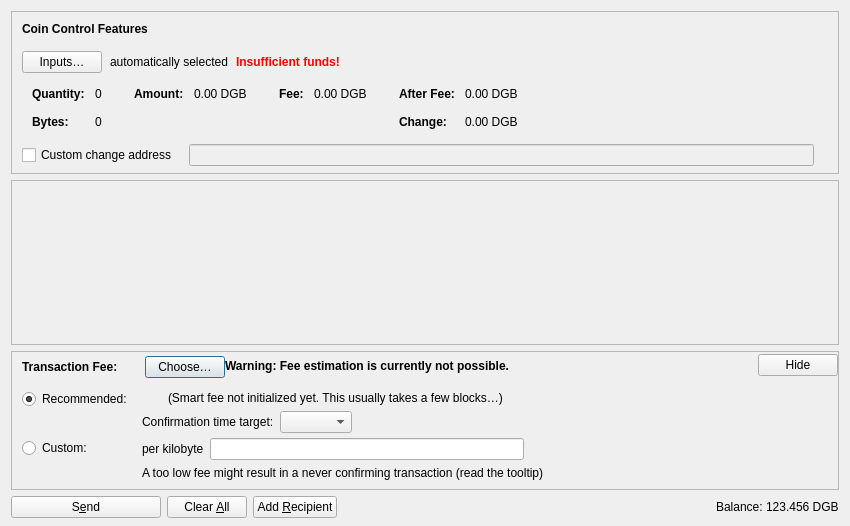
<?xml version="1.0" encoding="UTF-8"?>
<ui version="4.0">
 <class>SendCoinsDialog</class>
 <widget class="QDialog" name="SendCoinsDialog">
  <property name="geometry">
   <rect>
    <x>0</x>
    <y>0</y>
    <width>850</width>
    <height>526</height>
   </rect>
  </property>
  <property name="windowTitle">
   <string>Send Coins</string>
  </property>
  <layout class="QVBoxLayout" name="verticalLayout" stretch="0,1,0,0">
   <property name="bottomMargin">
    <number>8</number>
   </property>
   <item>
    <widget class="QFrame" name="frameCoinControl">
     <property name="sizePolicy">
      <sizepolicy hsizetype="Expanding" vsizetype="Expanding">
       <horstretch>0</horstretch>
       <verstretch>0</verstretch>
      </sizepolicy>
     </property>
     <property name="maximumSize">
      <size>
       <width>16777215</width>
       <height>16777215</height>
      </size>
     </property>
     <property name="frameShape">
      <enum>QFrame::StyledPanel</enum>
     </property>
     <property name="frameShadow">
      <enum>QFrame::Sunken</enum>
     </property>
     <layout class="QVBoxLayout" name="verticalLayoutCoinControl2">
      <property name="spacing">
       <number>0</number>
      </property>
      <property name="leftMargin">
       <number>0</number>
      </property>
      <property name="topMargin">
       <number>0</number>
      </property>
      <property name="rightMargin">
       <number>0</number>
      </property>
      <property name="bottomMargin">
       <number>6</number>
      </property>
      <item>
       <layout class="QVBoxLayout" name="verticalLayoutCoinControl" stretch="0,0,0,0,1">
        <property name="spacing">
         <number>0</number>
        </property>
        <property name="leftMargin">
         <number>10</number>
        </property>
        <property name="topMargin">
         <number>10</number>
        </property>
        <item>
         <layout class="QHBoxLayout" name="horizontalLayoutCoinControl1">
          <property name="bottomMargin">
           <number>15</number>
          </property>
          <item>
           <widget class="QLabel" name="labelCoinControlFeatures">
            <property name="sizePolicy">
             <sizepolicy hsizetype="Preferred" vsizetype="Maximum">
              <horstretch>0</horstretch>
              <verstretch>0</verstretch>
             </sizepolicy>
            </property>
            <property name="font">
             <font>
              <weight>75</weight>
              <bold>true</bold>
             </font>
            </property>
            <property name="styleSheet">
             <string notr="true">font-weight:bold;</string>
            </property>
            <property name="text">
             <string>Coin Control Features</string>
            </property>
           </widget>
          </item>
         </layout>
        </item>
        <item>
         <layout class="QHBoxLayout" name="horizontalLayoutCoinControl2" stretch="0,0,0,0">
          <property name="spacing">
           <number>8</number>
          </property>
          <property name="bottomMargin">
           <number>10</number>
          </property>
          <item>
           <widget class="QPushButton" name="pushButtonCoinControl">
            <property name="styleSheet">
             <string notr="true"/>
            </property>
            <property name="text">
             <string>Inputs…</string>
            </property>
            <property name="autoDefault">
             <bool>false</bool>
            </property>
           </widget>
          </item>
          <item>
           <widget class="QLabel" name="labelCoinControlAutomaticallySelected">
            <property name="text">
             <string>automatically selected</string>
            </property>
            <property name="margin">
             <number>5</number>
            </property>
           </widget>
          </item>
          <item>
           <widget class="QLabel" name="labelCoinControlInsuffFunds">
            <property name="font">
             <font>
              <weight>75</weight>
              <bold>true</bold>
             </font>
            </property>
            <property name="styleSheet">
             <string notr="true">color:red;font-weight:bold;</string>
            </property>
            <property name="text">
             <string>Insufficient funds!</string>
            </property>
            <property name="margin">
             <number>5</number>
            </property>
           </widget>
          </item>
          <item>
           <spacer name="horizontalSpacerCoinControl">
            <property name="orientation">
             <enum>Qt::Horizontal</enum>
            </property>
            <property name="sizeHint" stdset="0">
             <size>
              <width>40</width>
              <height>1</height>
             </size>
            </property>
           </spacer>
          </item>
         </layout>
        </item>
        <item>
         <widget class="QWidget" name="widgetCoinControl" native="true">
          <property name="sizePolicy">
           <sizepolicy hsizetype="Preferred" vsizetype="Preferred">
            <horstretch>0</horstretch>
            <verstretch>0</verstretch>
           </sizepolicy>
          </property>
          <property name="minimumSize">
           <size>
            <width>0</width>
            <height>0</height>
           </size>
          </property>
          <property name="styleSheet">
           <string notr="true"/>
          </property>
          <layout class="QHBoxLayout" name="horizontalLayoutCoinControl5">
           <property name="leftMargin">
            <number>0</number>
           </property>
           <property name="topMargin">
            <number>0</number>
           </property>
           <property name="rightMargin">
            <number>0</number>
           </property>
           <property name="bottomMargin">
            <number>0</number>
           </property>
           <item>
            <layout class="QHBoxLayout" name="horizontalLayoutCoinControl3" stretch="0,0,0,1">
             <property name="spacing">
              <number>20</number>
             </property>
             <property name="topMargin">
              <number>0</number>
             </property>
             <property name="bottomMargin">
              <number>10</number>
             </property>
             <item>
              <layout class="QFormLayout" name="formLayoutCoinControl1">
               <property name="labelAlignment">
                <set>Qt::AlignLeft|Qt::AlignVCenter</set>
               </property>
               <property name="horizontalSpacing">
                <number>10</number>
               </property>
               <property name="verticalSpacing">
                <number>14</number>
               </property>
               <property name="leftMargin">
                <number>10</number>
               </property>
               <property name="topMargin">
                <number>4</number>
               </property>
               <property name="rightMargin">
                <number>6</number>
               </property>
               <item row="0" column="0">
                <widget class="QLabel" name="labelCoinControlQuantityText">
                 <property name="font">
                  <font>
                   <weight>75</weight>
                   <bold>true</bold>
                  </font>
                 </property>
                 <property name="text">
                  <string>Quantity:</string>
                 </property>
                 <property name="margin">
                  <number>0</number>
                 </property>
                </widget>
               </item>
               <item row="0" column="1">
                <widget class="QLabel" name="labelCoinControlQuantity">
                 <property name="cursor">
                  <cursorShape>IBeamCursor</cursorShape>
                 </property>
                 <property name="contextMenuPolicy">
                  <enum>Qt::ActionsContextMenu</enum>
                 </property>
                 <property name="text">
                  <string notr="true">0</string>
                 </property>
                 <property name="margin">
                  <number>0</number>
                 </property>
                 <property name="textInteractionFlags">
                  <set>Qt::LinksAccessibleByMouse|Qt::TextSelectableByKeyboard|Qt::TextSelectableByMouse</set>
                 </property>
                </widget>
               </item>
               <item row="1" column="0">
                <widget class="QLabel" name="labelCoinControlBytesText">
                 <property name="font">
                  <font>
                   <weight>75</weight>
                   <bold>true</bold>
                  </font>
                 </property>
                 <property name="text">
                  <string>Bytes:</string>
                 </property>
                </widget>
               </item>
               <item row="1" column="1">
                <widget class="QLabel" name="labelCoinControlBytes">
                 <property name="cursor">
                  <cursorShape>IBeamCursor</cursorShape>
                 </property>
                 <property name="contextMenuPolicy">
                  <enum>Qt::ActionsContextMenu</enum>
                 </property>
                 <property name="text">
                  <string notr="true">0</string>
                 </property>
                 <property name="textInteractionFlags">
                  <set>Qt::LinksAccessibleByMouse|Qt::TextSelectableByKeyboard|Qt::TextSelectableByMouse</set>
                 </property>
                </widget>
               </item>
              </layout>
             </item>
             <item>
              <layout class="QFormLayout" name="formLayoutCoinControl2">
               <property name="horizontalSpacing">
                <number>10</number>
               </property>
               <property name="verticalSpacing">
                <number>14</number>
               </property>
               <property name="leftMargin">
                <number>6</number>
               </property>
               <property name="topMargin">
                <number>4</number>
               </property>
               <property name="rightMargin">
                <number>6</number>
               </property>
               <item row="0" column="0">
                <widget class="QLabel" name="labelCoinControlAmountText">
                 <property name="font">
                  <font>
                   <weight>75</weight>
                   <bold>true</bold>
                  </font>
                 </property>
                 <property name="text">
                  <string>Amount:</string>
                 </property>
                 <property name="margin">
                  <number>0</number>
                 </property>
                </widget>
               </item>
               <item row="0" column="1">
                <widget class="QLabel" name="labelCoinControlAmount">
                 <property name="cursor">
                  <cursorShape>IBeamCursor</cursorShape>
                 </property>
                 <property name="contextMenuPolicy">
                  <enum>Qt::ActionsContextMenu</enum>
                 </property>
                 <property name="text">
                  <string notr="true">0.00 DGB</string>
                 </property>
                 <property name="textInteractionFlags">
                  <set>Qt::LinksAccessibleByMouse|Qt::TextSelectableByKeyboard|Qt::TextSelectableByMouse</set>
                 </property>
                </widget>
               </item>
              </layout>
             </item>
             <item>
              <layout class="QFormLayout" name="formLayoutCoinControl3">
               <property name="horizontalSpacing">
                <number>10</number>
               </property>
               <property name="verticalSpacing">
                <number>14</number>
               </property>
               <property name="leftMargin">
                <number>6</number>
               </property>
               <property name="topMargin">
                <number>4</number>
               </property>
               <property name="rightMargin">
                <number>6</number>
               </property>
               <item row="0" column="0">
                <widget class="QLabel" name="labelCoinControlFeeText">
                 <property name="font">
                  <font>
                   <weight>75</weight>
                   <bold>true</bold>
                  </font>
                 </property>
                 <property name="text">
                  <string>Fee:</string>
                 </property>
                 <property name="margin">
                  <number>0</number>
                 </property>
                </widget>
               </item>
               <item row="0" column="1">
                <widget class="QLabel" name="labelCoinControlFee">
                 <property name="cursor">
                  <cursorShape>IBeamCursor</cursorShape>
                 </property>
                 <property name="contextMenuPolicy">
                  <enum>Qt::ActionsContextMenu</enum>
                 </property>
                 <property name="text">
                  <string notr="true">0.00 DGB</string>
                 </property>
                 <property name="textInteractionFlags">
                  <set>Qt::LinksAccessibleByMouse|Qt::TextSelectableByKeyboard|Qt::TextSelectableByMouse</set>
                 </property>
                </widget>
               </item>
              </layout>
             </item>
             <item>
              <layout class="QFormLayout" name="formLayoutCoinControl4">
               <property name="labelAlignment">
                <set>Qt::AlignLeft|Qt::AlignVCenter</set>
               </property>
               <property name="horizontalSpacing">
                <number>10</number>
               </property>
               <property name="verticalSpacing">
                <number>14</number>
               </property>
               <property name="leftMargin">
                <number>6</number>
               </property>
               <property name="topMargin">
                <number>4</number>
               </property>
               <property name="rightMargin">
                <number>6</number>
               </property>
               <item row="0" column="0">
                <widget class="QLabel" name="labelCoinControlAfterFeeText">
                 <property name="font">
                  <font>
                   <weight>75</weight>
                   <bold>true</bold>
                  </font>
                 </property>
                 <property name="text">
                  <string>After Fee:</string>
                 </property>
                 <property name="margin">
                  <number>0</number>
                 </property>
                </widget>
               </item>
               <item row="0" column="1">
                <widget class="QLabel" name="labelCoinControlAfterFee">
                 <property name="cursor">
                  <cursorShape>IBeamCursor</cursorShape>
                 </property>
                 <property name="contextMenuPolicy">
                  <enum>Qt::ActionsContextMenu</enum>
                 </property>
                 <property name="text">
                  <string notr="true">0.00 DGB</string>
                 </property>
                 <property name="textInteractionFlags">
                  <set>Qt::LinksAccessibleByMouse|Qt::TextSelectableByKeyboard|Qt::TextSelectableByMouse</set>
                 </property>
                </widget>
               </item>
               <item row="1" column="0">
                <widget class="QLabel" name="labelCoinControlChangeText">
                 <property name="font">
                  <font>
                   <weight>75</weight>
                   <bold>true</bold>
                  </font>
                 </property>
                 <property name="text">
                  <string>Change:</string>
                 </property>
                </widget>
               </item>
               <item row="1" column="1">
                <widget class="QLabel" name="labelCoinControlChange">
                 <property name="cursor">
                  <cursorShape>IBeamCursor</cursorShape>
                 </property>
                 <property name="contextMenuPolicy">
                  <enum>Qt::ActionsContextMenu</enum>
                 </property>
                 <property name="text">
                  <string notr="true">0.00 DGB</string>
                 </property>
                 <property name="textInteractionFlags">
                  <set>Qt::LinksAccessibleByMouse|Qt::TextSelectableByKeyboard|Qt::TextSelectableByMouse</set>
                 </property>
                </widget>
               </item>
              </layout>
             </item>
            </layout>
           </item>
          </layout>
         </widget>
        </item>
        <item>
         <layout class="QHBoxLayout" name="horizontalLayoutCoinControl4" stretch="0,0,0">
          <property name="spacing">
           <number>12</number>
          </property>
          <property name="sizeConstraint">
           <enum>QLayout::SetDefaultConstraint</enum>
          </property>
          <property name="topMargin">
           <number>5</number>
          </property>
          <property name="rightMargin">
           <number>5</number>
          </property>
          <item>
           <widget class="QCheckBox" name="checkBoxCoinControlChange">
            <property name="toolTip">
             <string>If this is activated, but the change address is empty or invalid, change will be sent to a newly generated address.</string>
            </property>
            <property name="text">
             <string>Custom change address</string>
            </property>
           </widget>
          </item>
          <item>
           <widget class="QValidatedLineEdit" name="lineEditCoinControlChange">
            <property name="enabled">
             <bool>false</bool>
            </property>
            <property name="sizePolicy">
             <sizepolicy hsizetype="Expanding" vsizetype="Fixed">
              <horstretch>0</horstretch>
              <verstretch>0</verstretch>
             </sizepolicy>
            </property>
           </widget>
          </item>
          <item>
           <widget class="QLabel" name="labelCoinControlChangeLabel">
            <property name="sizePolicy">
             <sizepolicy hsizetype="Preferred" vsizetype="Expanding">
              <horstretch>0</horstretch>
              <verstretch>0</verstretch>
             </sizepolicy>
            </property>
            <property name="minimumSize">
             <size>
              <width>0</width>
              <height>0</height>
             </size>
            </property>
            <property name="text">
             <string/>
            </property>
            <property name="margin">
             <number>3</number>
            </property>
           </widget>
          </item>
         </layout>
        </item>
        <item>
         <spacer name="verticalSpacerCoinControl">
          <property name="orientation">
           <enum>Qt::Vertical</enum>
          </property>
          <property name="sizeHint" stdset="0">
           <size>
            <width>800</width>
            <height>1</height>
           </size>
          </property>
         </spacer>
        </item>
       </layout>
      </item>
     </layout>
    </widget>
   </item>
   <item>
    <widget class="QScrollArea" name="scrollArea">
     <property name="widgetResizable">
      <bool>true</bool>
     </property>
     <widget class="QWidget" name="scrollAreaWidgetContents">
      <property name="geometry">
       <rect>
        <x>0</x>
        <y>0</y>
        <width>830</width>
        <height>104</height>
       </rect>
      </property>
      <layout class="QVBoxLayout" name="verticalLayout_2" stretch="0,1">
       <property name="leftMargin">
        <number>0</number>
       </property>
       <property name="topMargin">
        <number>0</number>
       </property>
       <property name="rightMargin">
        <number>0</number>
       </property>
       <property name="bottomMargin">
        <number>0</number>
       </property>
       <item>
        <layout class="QVBoxLayout" name="entries">
         <property name="spacing">
          <number>6</number>
         </property>
        </layout>
       </item>
       <item>
        <spacer name="verticalSpacer">
         <property name="orientation">
          <enum>Qt::Vertical</enum>
         </property>
         <property name="sizeHint" stdset="0">
          <size>
           <width>20</width>
           <height>40</height>
          </size>
         </property>
        </spacer>
       </item>
      </layout>
     </widget>
    </widget>
   </item>
   <item>
    <widget class="QFrame" name="frameFee">
     <property name="sizePolicy">
      <sizepolicy hsizetype="Expanding" vsizetype="Expanding">
       <horstretch>0</horstretch>
       <verstretch>0</verstretch>
      </sizepolicy>
     </property>
     <property name="maximumSize">
      <size>
       <width>16777215</width>
       <height>16777215</height>
      </size>
     </property>
     <property name="frameShape">
      <enum>QFrame::StyledPanel</enum>
     </property>
     <property name="frameShadow">
      <enum>QFrame::Sunken</enum>
     </property>
     <layout class="QVBoxLayout" name="verticalLayoutFee1">
      <property name="spacing">
       <number>0</number>
      </property>
      <property name="leftMargin">
       <number>0</number>
      </property>
      <property name="topMargin">
       <number>0</number>
      </property>
      <property name="rightMargin">
       <number>0</number>
      </property>
      <property name="bottomMargin">
       <number>0</number>
      </property>
      <item>
       <layout class="QVBoxLayout" name="verticalLayoutFee2" stretch="0,0,0">
        <property name="spacing">
         <number>0</number>
        </property>
        <property name="leftMargin">
         <number>10</number>
        </property>
        <property name="topMargin">
         <number>0</number>
        </property>
        <item>
         <layout class="QHBoxLayout" name="horizontalLayoutFee1">
          <property name="bottomMargin">
           <number>0</number>
          </property>
          <item>
           <layout class="QVBoxLayout" name="verticalLayoutFee7">
            <property name="spacing">
             <number>0</number>
            </property>
            <item>
             <spacer name="verticalSpacerSmartFee">
              <property name="orientation">
               <enum>Qt::Vertical</enum>
              </property>
              <property name="sizeType">
               <enum>QSizePolicy::Fixed</enum>
              </property>
              <property name="sizeHint" stdset="0">
               <size>
                <width>1</width>
                <height>4</height>
               </size>
              </property>
             </spacer>
            </item>
            <item>
             <layout class="QHBoxLayout" name="horizontalLayoutSmartFee">
              <property name="spacing">
               <number>10</number>
              </property>
              <item>
               <widget class="QLabel" name="labelFeeHeadline">
                <property name="sizePolicy">
                 <sizepolicy hsizetype="Preferred" vsizetype="Maximum">
                  <horstretch>0</horstretch>
                  <verstretch>0</verstretch>
                 </sizepolicy>
                </property>
                <property name="font">
                 <font>
                  <weight>75</weight>
                  <bold>true</bold>
                 </font>
                </property>
                <property name="styleSheet">
                 <string notr="true">font-weight:bold;</string>
                </property>
                <property name="text">
                 <string>Transaction Fee:</string>
                </property>
               </widget>
              </item>
              <item>
               <widget class="QLabel" name="labelFeeMinimized">
                <property name="text">
                 <string/>
                </property>
               </widget>
              </item>
              <item>
               <widget class="QPushButton" name="buttonChooseFee">
                <property name="text">
                 <string>Choose…</string>
                </property>
               </widget>
              </item>
             </layout>
            </item>
            <item>
             <spacer name="verticalSpacer_5">
              <property name="orientation">
               <enum>Qt::Vertical</enum>
              </property>
              <property name="sizeHint" stdset="0">
               <size>
                <width>1</width>
                <height>1</height>
               </size>
              </property>
             </spacer>
            </item>
           </layout>
          </item>
          <item>
           <widget class="QLabel" name="fallbackFeeWarningLabel">
            <property name="toolTip">
             <string>Using the fallbackfee can result in sending a transaction that will take several hours or days (or never) to confirm. Consider choosing your fee manually or wait until you have validated the complete chain.</string>
            </property>
            <property name="font">
            <font>
                <weight>75</weight>
                <bold>true</bold>
            </font>
            </property>
            <property name="text">
             <string>Warning: Fee estimation is currently not possible.</string>
            </property>
            <property name="wordWrap">
             <bool>false</bool>
            </property>
           </widget>
          </item>
          <item>
           <spacer name="horizontalSpacer_4">
            <property name="orientation">
             <enum>Qt::Horizontal</enum>
            </property>
            <property name="sizeType">
             <enum>QSizePolicy::MinimumExpanding</enum>
            </property>
            <property name="sizeHint" stdset="0">
             <size>
              <width>40</width>
              <height>20</height>
             </size>
            </property>
           </spacer>
          </item>
          <item>
           <widget class="QPushButton" name="buttonMinimizeFee">
            <property name="toolTip">
             <string>Hide transaction fee settings</string>
            </property>
            <property name="text">
             <string>Hide</string>
            </property>
           </widget>
          </item>
         </layout>
        </item>
        <item>
         <widget class="QFrame" name="frameFeeSelection">
          <layout class="QVBoxLayout" name="verticalLayoutFee12">
           <property name="spacing">
            <number>0</number>
           </property>
           <property name="leftMargin">
            <number>0</number>
           </property>
           <property name="topMargin">
            <number>0</number>
           </property>
           <property name="rightMargin">
            <number>0</number>
           </property>
           <property name="bottomMargin">
            <number>0</number>
           </property>
           <item>
            <layout class="QGridLayout" name="gridLayoutFee">
             <property name="topMargin">
              <number>10</number>
             </property>
             <property name="bottomMargin">
              <number>4</number>
             </property>
             <property name="horizontalSpacing">
              <number>10</number>
             </property>
             <property name="verticalSpacing">
              <number>4</number>
             </property>
             <item row="1" column="1">
              <layout class="QVBoxLayout" name="verticalLayoutFee8">
               <property name="spacing">
                <number>6</number>
               </property>
               <item>
                <layout class="QHBoxLayout" name="horizontalLayoutFee13">
                 <item>
                  <widget class="QLabel" name="labelCustomPerKilobyte">
                   <property name="toolTip">
                    <string>Specify a custom fee per kB (1,000 bytes) of the transaction's virtual size.

Note:  Since the fee is calculated on a per-byte basis, a fee rate of "100 satoshis per kvB" for a transaction size of 500 virtual bytes (half of 1 kvB) would ultimately yield a fee of only 50 satoshis.</string>
                   </property>
                   <property name="text">
                    <string>per kilobyte</string>
                   </property>
                  </widget>
                 </item>
                 <item>
                  <widget class="DigiByteAmountField" name="customFee"/>
                 </item>
                 <item>
                  <spacer name="horizontalSpacer_6">
                   <property name="orientation">
                    <enum>Qt::Horizontal</enum>
                   </property>
                   <property name="sizeHint" stdset="0">
                    <size>
                     <width>1</width>
                     <height>1</height>
                    </size>
                   </property>
                  </spacer>
                 </item>
                </layout>
               </item>
               <item>
                <layout class="QHBoxLayout" name="horizontalLayoutFee8">
                 <item>
                  <widget class="QLabel" name="labelCustomFeeWarning">
                   <property name="enabled">
                    <bool>true</bool>
                   </property>
                   <property name="toolTip">
                    <string>When there is less transaction volume than space in the blocks, miners as well as relaying nodes may enforce a minimum fee. Paying only this minimum fee is just fine, but be aware that this can result in a never confirming transaction once there is more demand for digibyte transactions than the network can process.</string>
                   </property>
                   <property name="text">
                    <string>A too low fee might result in a never confirming transaction (read the tooltip)</string>
                   </property>
                  </widget>
                 </item>
                 <item>
                  <spacer name="horizontalSpacer_2">
                   <property name="orientation">
                    <enum>Qt::Horizontal</enum>
                   </property>
                   <property name="sizeHint" stdset="0">
                    <size>
                     <width>1</width>
                     <height>1</height>
                    </size>
                   </property>
                  </spacer>
                 </item>
                </layout>
               </item>
              </layout>
             </item>
             <item row="0" column="0">
              <layout class="QVBoxLayout" name="verticalLayoutFee4" stretch="0,1">
               <item>
                <widget class="QRadioButton" name="radioSmartFee">
                 <property name="text">
                  <string>Recommended:</string>
                 </property>
                 <property name="checked">
                  <bool>true</bool>
                 </property>
                 <attribute name="buttonGroup">
                  <string notr="true">groupFee</string>
                 </attribute>
                </widget>
               </item>
               <item>
                <spacer name="verticalSpacer_2">
                 <property name="orientation">
                  <enum>Qt::Vertical</enum>
                 </property>
                 <property name="sizeHint" stdset="0">
                  <size>
                   <width>1</width>
                   <height>1</height>
                  </size>
                 </property>
                </spacer>
               </item>
              </layout>
             </item>
             <item row="1" column="0">
              <layout class="QVBoxLayout" name="verticalLayoutFee9" stretch="0,1">
               <item>
                <widget class="QRadioButton" name="radioCustomFee">
                 <property name="text">
                  <string>Custom:</string>
                 </property>
                 <attribute name="buttonGroup">
                  <string notr="true">groupFee</string>
                 </attribute>
                </widget>
               </item>
               <item>
                <spacer name="verticalSpacer_6">
                 <property name="orientation">
                  <enum>Qt::Vertical</enum>
                 </property>
                 <property name="sizeHint" stdset="0">
                  <size>
                   <width>1</width>
                   <height>1</height>
                  </size>
                 </property>
                </spacer>
               </item>
              </layout>
             </item>
             <item row="0" column="1">
              <layout class="QVBoxLayout" name="verticalLayoutFee3" stretch="0,0,1">
               <property name="spacing">
                <number>6</number>
               </property>
               <property name="topMargin">
                <number>2</number>
               </property>
               <item>
                <layout class="QHBoxLayout" name="horizontalLayoutFee12">
                 <item>
                  <widget class="QLabel" name="labelSmartFee">
                   <property name="text">
                    <string/>
                   </property>
                  </widget>
                 </item>
                 <item>
                  <widget class="QLabel" name="labelFeeEstimation">
                   <property name="text">
                    <string/>
                   </property>
                  </widget>
                 </item>
                 <item>
                  <widget class="QLabel" name="labelSmartFee2">
                   <property name="text">
                    <string>(Smart fee not initialized yet. This usually takes a few blocks…)</string>
                   </property>
                  </widget>
                 </item>
                 <item>
                  <spacer name="horizontalSpacer_5">
                   <property name="orientation">
                    <enum>Qt::Horizontal</enum>
                   </property>
                   <property name="sizeHint" stdset="0">
                    <size>
                     <width>1</width>
                     <height>1</height>
                    </size>
                   </property>
                  </spacer>
                 </item>
                </layout>
               </item>
               <item>
                <layout class="QHBoxLayout" name="horizontalLayoutFee9">
                 <item>
                  <layout class="QVBoxLayout" name="verticalLayoutFee6">
                   <item>
                    <widget class="QLabel" name="labelSmartFee3">
                     <property name="text">
                      <string>Confirmation time target:</string>
                     </property>
                    </widget>
                   </item>
                  </layout>
                 </item>
                 <item>
                  <layout class="QVBoxLayout" name="verticalLayoutFee5">
                   <property name="rightMargin">
                    <number>30</number>
                   </property>
                   <item>
                    <layout class="QHBoxLayout" name="horizontalLayoutConfTarget">
                     <property name="bottomMargin">
                      <number>0</number>
                     </property>
                     <item>
                      <widget class="QComboBox" name="confTargetSelector"/>
                     </item>
                     <item>
                      <spacer name="horizontalSpacerConfTarget">
                       <property name="orientation">
                        <enum>Qt::Horizontal</enum>
                       </property>
                       <property name="sizeHint" stdset="0">
                        <size>
                         <width>40</width>
                         <height>20</height>
                        </size>
                       </property>
                      </spacer>
                     </item>
                    </layout>
                   </item>
                  </layout>
                 </item>
                </layout>
               </item>
               <item>
                <spacer name="verticalSpacer_4">
                 <property name="orientation">
                  <enum>Qt::Vertical</enum>
                 </property>
                 <property name="sizeHint" stdset="0">
                  <size>
                   <width>1</width>
                   <height>1</height>
                  </size>
                 </property>
                </spacer>
               </item>
              </layout>
             </item>
            </layout>
           </item>
          </layout>
         </widget>
        </item>
        <item>
         <spacer name="verticalSpacerFee">
          <property name="orientation">
           <enum>Qt::Vertical</enum>
          </property>
          <property name="sizeHint" stdset="0">
           <size>
            <width>40</width>
            <height>5</height>
           </size>
          </property>
         </spacer>
        </item>
       </layout>
      </item>
     </layout>
    </widget>
   </item>
   <item>
    <layout class="QHBoxLayout" name="horizontalLayout">
     <item>
      <widget class="QPushButton" name="sendButton">
       <property name="minimumSize">
        <size>
         <width>150</width>
         <height>0</height>
        </size>
       </property>
       <property name="toolTip">
        <string>Confirm the send action</string>
       </property>
       <property name="text">
        <string>S&amp;end</string>
       </property>
       <property name="icon">
        <iconset resource="../digibyte.qrc">
         <normaloff>:/icons/send</normaloff>:/icons/send</iconset>
       </property>
       <property name="autoDefault">
        <bool>false</bool>
       </property>
       <property name="default">
        <bool>false</bool>
       </property>
      </widget>
     </item>
     <item>
      <widget class="QPushButton" name="clearButton">
       <property name="sizePolicy">
        <sizepolicy hsizetype="Minimum" vsizetype="Fixed">
         <horstretch>0</horstretch>
         <verstretch>0</verstretch>
        </sizepolicy>
       </property>
       <property name="toolTip">
        <string>Clear all fields of the form.</string>
       </property>
       <property name="text">
        <string>Clear &amp;All</string>
       </property>
       <property name="icon">
        <iconset resource="../digibyte.qrc">
         <normaloff>:/icons/remove</normaloff>:/icons/remove</iconset>
       </property>
       <property name="autoDefault">
        <bool>false</bool>
       </property>
      </widget>
     </item>
     <item>
      <widget class="QPushButton" name="addButton">
       <property name="toolTip">
        <string>Send to multiple recipients at once</string>
       </property>
       <property name="text">
        <string>Add &amp;Recipient</string>
       </property>
       <property name="icon">
        <iconset resource="../digibyte.qrc">
         <normaloff>:/icons/add</normaloff>:/icons/add</iconset>
       </property>
       <property name="autoDefault">
        <bool>false</bool>
       </property>
      </widget>
     </item>
     <item>
      <spacer name="horizontalSpacer">
       <property name="orientation">
        <enum>Qt::Horizontal</enum>
       </property>
       <property name="sizeHint" stdset="0">
        <size>
         <width>40</width>
         <height>20</height>
        </size>
       </property>
      </spacer>
     </item>
     <item>
      <layout class="QHBoxLayout" name="horizontalLayout_2">
       <property name="spacing">
        <number>3</number>
       </property>
       <item>
        <widget class="QLabel" name="labelBalanceName">
         <property name="sizePolicy">
          <sizepolicy hsizetype="Preferred" vsizetype="Fixed">
           <horstretch>0</horstretch>
           <verstretch>0</verstretch>
          </sizepolicy>
         </property>
         <property name="text">
          <string>Balance:</string>
         </property>
        </widget>
       </item>
       <item>
        <widget class="QLabel" name="labelBalance">
         <property name="sizePolicy">
          <sizepolicy hsizetype="Preferred" vsizetype="Fixed">
           <horstretch>0</horstretch>
           <verstretch>0</verstretch>
          </sizepolicy>
         </property>
         <property name="cursor">
          <cursorShape>IBeamCursor</cursorShape>
         </property>
         <property name="text">
          <string notr="true">123.456 DGB</string>
         </property>
         <property name="textInteractionFlags">
          <set>Qt::LinksAccessibleByMouse|Qt::TextSelectableByKeyboard|Qt::TextSelectableByMouse</set>
         </property>
        </widget>
       </item>
      </layout>
     </item>
    </layout>
   </item>
  </layout>
 </widget>
 <customwidgets>
  <customwidget>
   <class>QValidatedLineEdit</class>
   <extends>QLineEdit</extends>
   <header>qt/qvalidatedlineedit.h</header>
  </customwidget>
  <customwidget>
   <class>DigiByteAmountField</class>
   <extends>QLineEdit</extends>
   <header>qt/digibyteamountfield.h</header>
   <container>1</container>
  </customwidget>
 </customwidgets>
 <resources>
  <include location="../digibyte.qrc"/>
 </resources>
 <connections/>
 <buttongroups>
  <buttongroup name="groupFee"/>
 </buttongroups>
</ui>
